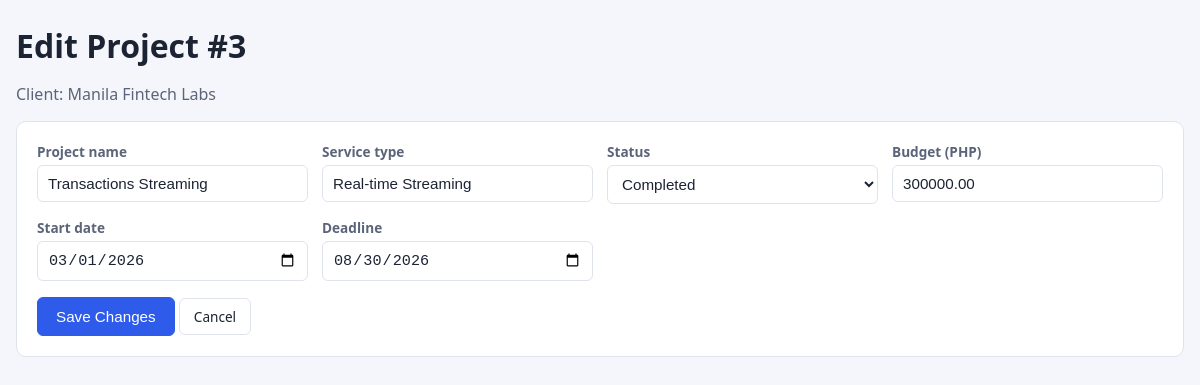
The app's page /project_edit.php?id=3 with its own data.
### tables this page shows
CREATE TABLE projects (
    project_id   INT UNSIGNED  NOT NULL AUTO_INCREMENT,
    client_id    INT UNSIGNED  NOT NULL,                     
    project_name VARCHAR(120)  NOT NULL,
    service_type VARCHAR(60)   NOT NULL,                     
    status       VARCHAR(20)   NOT NULL DEFAULT 'Planned',   
    budget       DECIMAL(12,2) NOT NULL DEFAULT 0.00,
    start_date   DATE          NOT NULL,
    deadline     DATE          NOT NULL,
    date_added   DATETIME      NOT NULL DEFAULT CURRENT_TIMESTAMP,
    PRIMARY KEY (project_id),
    CONSTRAINT fk_projects_client FOREIGN KEY (client_id)
        REFERENCES clients (client_id)
        ON UPDATE CASCADE
        ON DELETE CASCADE       
);

CREATE TABLE clients (
    client_id      INT UNSIGNED NOT NULL AUTO_INCREMENT,
    company_name   VARCHAR(100) NOT NULL,
    contact_person VARCHAR(80)  NOT NULL,
    email          VARCHAR(100) NOT NULL,
    phone_number   VARCHAR(20)  NOT NULL,
    industry       VARCHAR(60)  NOT NULL,
    date_added     DATETIME     NOT NULL DEFAULT CURRENT_TIMESTAMP,
    PRIMARY KEY (client_id),
    UNIQUE KEY uq_client_email (email)
);

### includes/functions.php (called while the page is built, shortened)
<?php
function e($v): string { return htmlspecialchars((string) $v, ENT_QUOTES, 'UTF-8'); }

### project_edit.php (the view, shortened to what this page needs)
<?php
require_once 'config/dbconfig.php';
require_once 'includes/functions.php';
$id = (int) ($_GET['id'] ?? 0);
$stmt = $pdo->prepare("SELECT p.*, c.company_name FROM projects p
                       INNER JOIN clients c ON c.client_id = p.client_id WHERE p.project_id = :id");
$stmt->execute([':id' => $id]);
$project = $stmt->fetch();
include 'includes/header.php';
?>
<h1>Edit Project #<?= (int) $project['project_id'] ?></h1>
<p class="muted">Client: <?= e($project['company_name']) ?></p>
<section class="card">
    <form action="project_update.php" method="post">
        <?php include 'includes/project_fields.php'; ?>
        <button class="btn primary" type="submit">Save Changes</button>
        <a class="btn" href="projects.php?client_id=<?= (int) $project['client_id'] ?>">Cancel</a>
    </form>
</section>
</main></body></html>

### includes/project_fields.php (shortened to what this page needs)
<div class="grid">
    <label>Project name <input type="text" name="project_name" maxlength="120" required value="<?= e($v['project_name'] ?? '') ?>"></label>
    <label>Service type <input type="text" name="service_type" maxlength="60" placeholder="e.g. ETL Pipeline, Data Warehouse" required value="<?= e($v['service_type'] ?? '') ?>"></label>
    <label>Status
        <select name="status">
            <?php foreach (STATUSES as $s): ?><option <?= ($v['status'] ?? 'Planned') === $s ? 'selected' : '' ?>><?= e($s) ?></option><?php endforeach; ?>
        </select></label>
    <label>Budget (PHP) <input type="number" name="budget" min="0" step="0.01" required value="<?= e($v['budget'] ?? '') ?>"></label>
    <label>Start date <input type="date" name="start_date" required value="<?= e($v['start_date'] ?? '') ?>"></label>
    <label>Deadline <input type="date" name="deadline" required value="<?= e($v['deadline'] ?? '') ?>"></label>
</div>

### css/style.css (style rules this page uses)
:root { --bg:#f4f6fb; --card:#fff; --ink:#1c2333; --muted:#5b6478; --line:#dfe3ee; --brand:#2f5bea; --danger:#d93a3a; --ok:#1e8e4e; }
* { box-sizing: border-box; }
body { margin:0; font-family: "Segoe UI", Arial, sans-serif; background:var(--bg); color:var(--ink); }
h1 { margin: 0 0 16px; }
.card { background:var(--card); border:1px solid var(--line); border-radius:10px; padding:20px; margin-bottom:24px; }
.grid { display:grid; grid-template-columns: repeat(auto-fit, minmax(240px, 1fr)); gap:14px; margin-bottom:16px; }
label { display:flex; flex-direction:column; gap:4px; font-size:.85rem; color:var(--muted); font-weight:600; }
input, select { padding:9px 10px; border:1px solid var(--line); border-radius:6px; font-size:.95rem; color:var(--ink); background:#fff; }
.btn { display:inline-block; padding:8px 14px; border:1px solid var(--line); border-radius:6px; background:#fff; color:var(--ink); font-size:.85rem; text-decoration:none; cursor:pointer; }
.btn.primary { background:var(--brand); border-color:var(--brand); color:#fff; padding:10px 18px; font-size:.95rem; }
.muted { color:var(--muted); }

### records on screen
projects: project_id "3", client.company_name "Manila Fintech Labs", project_name "Transactions Streaming", service_type "Real-time Streaming", budget "300000.00", start_date "03/01/2026", deadline "08/30/2026"

### other values on screen
form field status "Completed"
